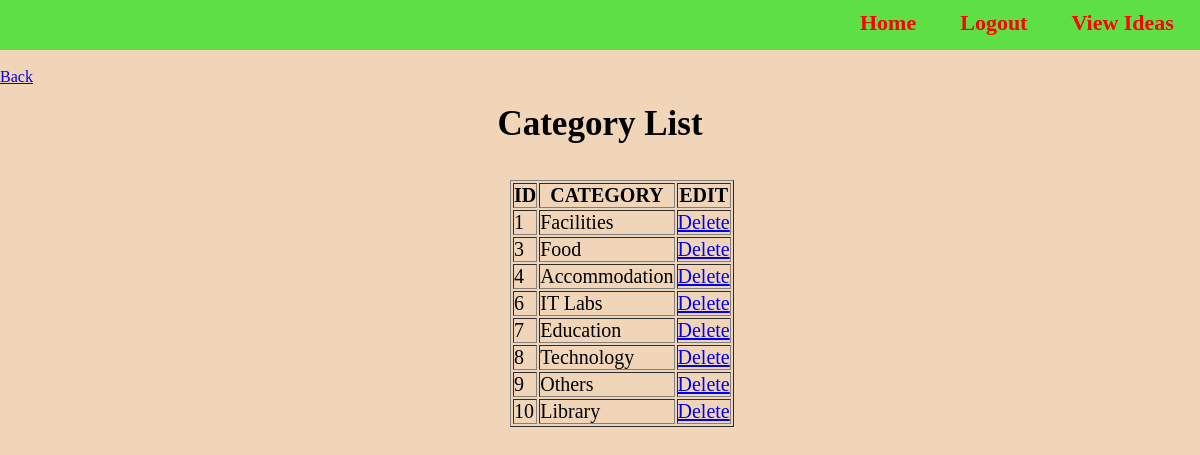
The app's page /viewcat.php with its own data.
### tables this page shows
CREATE TABLE IF NOT EXISTS `category` (
  `cat_id` int(5) NOT NULL,
  `cat_name` varchar(50) NOT NULL
);

### viewcat.php (the view, shortened to what this page needs)
<?php
require_once 'db.php';
$sql1 = mysqli_query($cont, "SELECT * FROM category ");
?>
<!DOCTYPE html PUBLIC "-//W3C//DTD XHTML 1.1//EN"
"http://www.w3.org/TR/xhtml1/DTD/xhtml1.dtd">
<html xmlns="http://www.w3.org/1999/xhtml">
<head>
</head>
<body>
<div id="link">
  <ul>
 <li><a href ="index.php"> Home </a> </li>
 <li><a href ="logout.php"> Logout </a> </li>
 <li><a href ="v.php?page=1"> View Ideas </a> </li>
</ul>
	  	</div><br/>
<a href="qa.php">Back</a><br/><br/>
<h1>Category List </h1> <br/><br/>
	<table border="1"   >
<tr>
<th>ID</th>
<th>CATEGORY</th>
<th>EDIT</th>
</tr>
	<?php
	while($row1 = mysqli_fetch_assoc($sql1)) {
		echo "<tr>";
		echo "<td>".$row1['cat_id']."</td>";
		echo "<td>".$row1['cat_name']."</td>";
		echo "<td><a href=\"delcat.php?cat_id=$row1[cat_id]\" onClick=\"return confirm('Are you sure you want to delete this category ?')\">Delete</a></td>";
        echo "</tr>";
	}
	?>
	</table><br/> <br/>
</body>
</html>

### viewcat.php (style rules this page uses)
table { font-size:20px; margin:auto; margin-left: 42.5%; }
* { margin:0px; padding:0px; }
h1 { text-align:center; font-size:35px; }
body { background-color:#f1d5b9; }
#link { width: 100%; height:50px; line-height :45px; background-color:#5ee045; }
#link ul { margin:auto; margin-left: 70%; }
#link ul li { display:inline-block; list-style:none; }
#link ul li a { text-decoration:none; color:red; padding: 20px; font-size: 22px; font-weight:bold; }

### records on screen
category: cat_id "1", cat_name "Facilities"
category: cat_id "3", cat_name "Food"
category: cat_id "4", cat_name "Accommodation"
category: cat_id "6", cat_name "IT Labs"
category: cat_id "7", cat_name "Education"
category: cat_id "8", cat_name "Technology"
category: cat_id "9", cat_name "Others"
category: cat_id "10", cat_name "Library"
